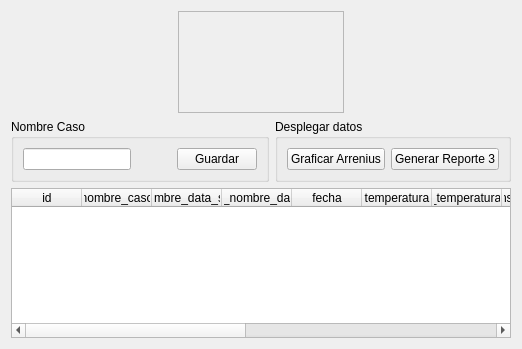
            <widget class="QWidget" name="a_tab">
             <attribute name="title">
              <string>Arrhenius</string>
             </attribute>
             <layout class="QVBoxLayout" name="verticalLayout_17">
              <item>
               <layout class="QHBoxLayout" name="horizontalLayout_24">
                <item>
                 <spacer name="horizontalSpacer_17">
                  <property name="orientation">
                   <enum>Qt::Horizontal</enum>
                  </property>
                  <property name="sizeHint" stdset="0">
                   <size>
                    <width>40</width>
                    <height>20</height>
                   </size>
                  </property>
                 </spacer>
                </item>
                <item>
                 <widget class="QFrame" name="frame">
                  <property name="frameShape">
                   <enum>QFrame::StyledPanel</enum>
                  </property>
                  <property name="frameShadow">
                   <enum>QFrame::Raised</enum>
                  </property>
                  <layout class="QVBoxLayout" name="verticalLayout_8">
                   <property name="spacing">
                    <number>0</number>
                   </property>
                   <property name="leftMargin">
                    <number>0</number>
                   </property>
                   <property name="topMargin">
                    <number>0</number>
                   </property>
                   <property name="rightMargin">
                    <number>0</number>
                   </property>
                   <property name="bottomMargin">
                    <number>0</number>
                   </property>
                   <item>
                    <spacer name="verticalSpacer_8">
                     <property name="orientation">
                      <enum>Qt::Vertical</enum>
                     </property>
                     <property name="sizeHint" stdset="0">
                      <size>
                       <width>20</width>
                       <height>40</height>
                      </size>
                     </property>
                    </spacer>
                   </item>
                   <item>
                    <layout class="QHBoxLayout" name="horizontalLayout_25">
                     <item>
                      <spacer name="horizontalSpacer_9">
                       <property name="orientation">
                        <enum>Qt::Horizontal</enum>
                       </property>
                       <property name="sizeHint" stdset="0">
                        <size>
                         <width>40</width>
                         <height>20</height>
                        </size>
                       </property>
                      </spacer>
                     </item>
                     <item>
                      <layout class="QVBoxLayout" name="vista_grafica_arrhenius"/>
                     </item>
                     <item>
                      <spacer name="horizontalSpacer_18">
                       <property name="orientation">
                        <enum>Qt::Horizontal</enum>
                       </property>
                       <property name="sizeHint" stdset="0">
                        <size>
                         <width>40</width>
                         <height>20</height>
                        </size>
                       </property>
                      </spacer>
                     </item>
                     <item>
                      <layout class="QVBoxLayout" name="vista_tabla_df"/>
                     </item>
                     <item>
                      <spacer name="horizontalSpacer_19">
                       <property name="orientation">
                        <enum>Qt::Horizontal</enum>
                       </property>
                       <property name="sizeHint" stdset="0">
                        <size>
                         <width>40</width>
                         <height>20</height>
                        </size>
                       </property>
                      </spacer>
                     </item>
                    </layout>
                   </item>
                   <item>
                    <spacer name="verticalSpacer_10">
                     <property name="orientation">
                      <enum>Qt::Vertical</enum>
                     </property>
                     <property name="sizeHint" stdset="0">
                      <size>
                       <width>20</width>
                       <height>40</height>
                      </size>
                     </property>
                    </spacer>
                   </item>
                  </layout>
                 </widget>
                </item>
                <item>
                 <spacer name="horizontalSpacer_16">
                  <property name="orientation">
                   <enum>Qt::Horizontal</enum>
                  </property>
                  <property name="sizeHint" stdset="0">
                   <size>
                    <width>40</width>
                    <height>20</height>
                   </size>
                  </property>
                 </spacer>
                </item>
               </layout>
              </item>
              <item>
               <layout class="QHBoxLayout" name="horizontalLayout_23">
                <item>
                 <widget class="QGroupBox" name="groupBox_18">
                  <property name="title">
                   <string>Nombre Caso</string>
                  </property>
                  <layout class="QHBoxLayout" name="horizontalLayout_21">
                   <item>
                    <widget class="QLineEdit" name="nombre_caso_a_edit"/>
                   </item>
                   <item>
                    <spacer name="horizontalSpacer_15">
                     <property name="orientation">
                      <enum>Qt::Horizontal</enum>
                     </property>
                     <property name="sizeHint" stdset="0">
                      <size>
                       <width>40</width>
                       <height>20</height>
                      </size>
                     </property>
                    </spacer>
                   </item>
                   <item>
                    <widget class="QPushButton" name="agregar_a_btn">
                     <property name="text">
                      <string>Guardar</string>
                     </property>
                    </widget>
                   </item>
                  </layout>
                 </widget>
                </item>
                <item>
                 <widget class="QGroupBox" name="groupBox_19">
                  <property name="title">
                   <string>Desplegar datos</string>
                  </property>
                  <layout class="QHBoxLayout" name="horizontalLayout_22">
                   <item>
                    <widget class="QPushButton" name="graficar_arrhenius">
                     <property name="text">
                      <string>Graficar Arrenius</string>
                     </property>
                    </widget>
                   </item>
                   <item>
                    <widget class="QPushButton" name="rep3">
                     <property name="text">
                      <string>Generar Reporte 3</string>
                     </property>
                    </widget>
                   </item>
                  </layout>
                 </widget>
                </item>
               </layout>
              </item>
              <item>
               <widget class="QTableWidget" name="datos_salida_arrhenius_tabla">
                <property name="minimumSize">
                 <size>
                  <width>0</width>
                  <height>150</height>
                 </size>
                </property>
                <property name="maximumSize">
                 <size>
                  <width>16777215</width>
                  <height>150</height>
                 </size>
                </property>
                <property name="focusPolicy">
                 <enum>Qt::NoFocus</enum>
                </property>
                <property name="showGrid">
                 <bool>false</bool>
                </property>
                <attribute name="horizontalHeaderMinimumSectionSize">
                 <number>50</number>
                </attribute>
                <attribute name="horizontalHeaderDefaultSectionSize">
                 <number>70</number>
                </attribute>
                <attribute name="horizontalHeaderStretchLastSection">
                 <bool>true</bool>
                </attribute>
                <attribute name="verticalHeaderVisible">
                 <bool>false</bool>
                </attribute>
                <column>
                 <property name="text">
                  <string>id</string>
                 </property>
                </column>
                <column>
                 <property name="text">
                  <string>nombre_caso</string>
                 </property>
                </column>
                <column>
                 <property name="text">
                  <string>id_nombre_data_salida</string>
                 </property>
                </column>
                <column>
                 <property name="text">
                  <string>id_nombre_data</string>
                 </property>
                </column>
                <column>
                 <property name="text">
                  <string>fecha</string>
                 </property>
                </column>
                <column>
                 <property name="text">
                  <string>temperatura</string>
                 </property>
                </column>
                <column>
                 <property name="text">
                  <string>reciproco_temperatura_absoluta</string>
                 </property>
                </column>
                <column>
                 <property name="text">
                  <string>constante_cinetica</string>
                 </property>
                </column>
                <column>
                 <property name="text">
                  <string>logaritmo_constante_cinetica</string>
                 </property>
                </column>
                <column>
                 <property name="text">
                  <string>energia_activacion_r</string>
                 </property>
                </column>
                <column>
                 <property name="text">
                  <string>r_utilizada</string>
                 </property>
                </column>
                <column>
                 <property name="text">
                  <string>energia_activacion</string>
                 </property>
                </column>
                <column>
                 <property name="text">
                  <string>constante_cinetica_0</string>
                 </property>
                </column>
                <column>
                 <property name="text">
                  <string>logaritmo_constante_cinetica_0</string>
                 </property>
                </column>
                <column>
                 <property name="text">
                  <string>detalles</string>
                 </property>
                </column>
               </widget>
              </item>
             </layout>
            </widget>
